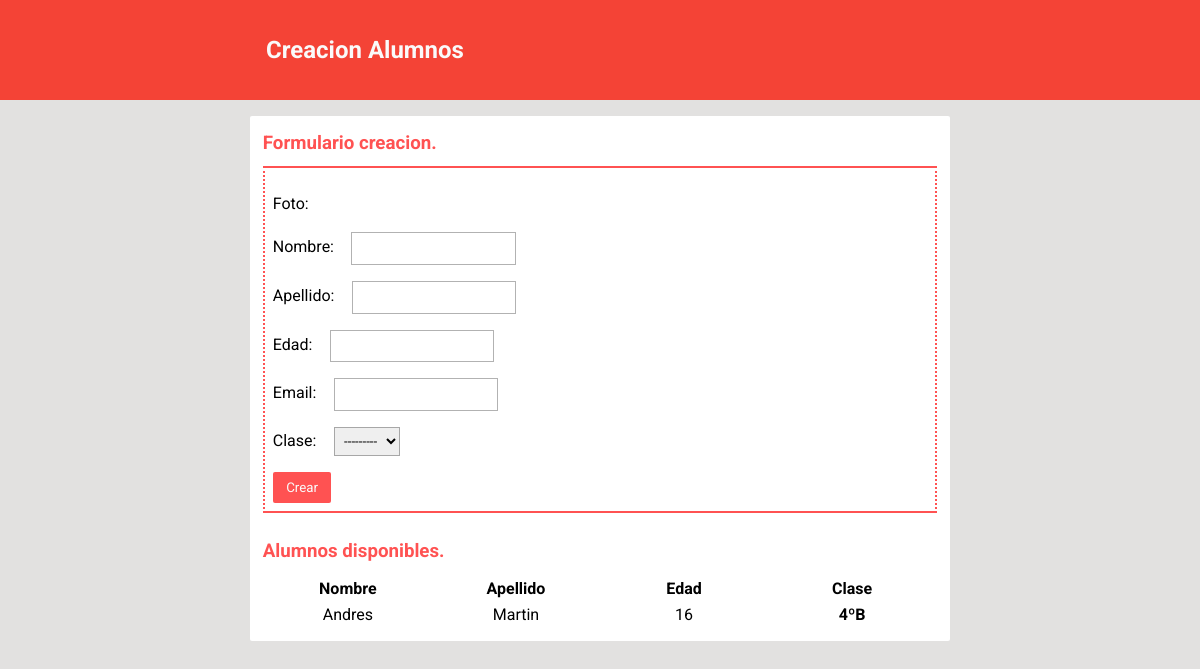
The page /setup/crearAlumnos/ on the database its author committed.
### setup/models.py (models this page shows, shortened)
class Alumno(models.Model):
    foto = models.ImageField(blank=True)
    nombre = models.CharField(max_length=50)
    apellido = models.CharField(max_length=50)
    edad = models.DecimalField(max_digits=3, decimal_places=0)
    email = models.EmailField()
    username = models.CharField(max_length=101)
    password = models.CharField(max_length=20)
    token = models.CharField(max_length=40)
    clase = models.ForeignKey(Clase)
    class Meta:
        verbose_name = "Alumno"
        verbose_name_plural = "Alumnos"

class Clase(models.Model):
    gradoEducacionChoices = (
        ('INF', 'Infantil'),
        ('PRM', 'Primaria'),
        ('ESO', 'Secundaria'),
        ('BAC', 'Bachillerato'),
    )
    gradoEducacion = models.CharField(
        max_length=3,
        choices=gradoEducacionChoices
    )
    curso = models.DecimalField(max_digits=1, decimal_places=0)
    letra = models.CharField(max_length=1, blank=True)
    tutor = models.OneToOneField(Profesor)
    asignaturas = models.ManyToManyField(Asignatura)
    class Meta:
        verbose_name = "Clase"
        verbose_name_plural = "Clases"
    def __str__(self):
        cursoInt = str(self.curso)
        return cursoInt + "º" + self.letra

### setup/views.py (the view)
def crearAlumnosView(request):  # VISTA
    if request.method == 'POST':
        datosFormulario = request.POST
        formUsuario = AlumnoForm(datosFormulario)
        if formUsuario.is_valid():
            guardarUsuario(formUsuario)
            return HttpResponseRedirect('/setup/crearAlumnos')
    context = crearContextoAlumno()
    return render(request, setupTemplate, context)

### setup/forms.py
class AlumnoForm(forms.ModelForm):
    class Meta:
        model = Alumno
        exclude = ['username', 'password', 'token']

### setup/views.py (called while the page is built)
def crearContextoAlumno():
    formAlumno = AlumnoForm()
    todosAlumnos = Alumno.objects.all().order_by('id')
    context = {
        'form': formAlumno,
        'todosAlumnos': todosAlumnos,
        'tipoFormulario': 'Alumnos'
    }
    return context

### templates/setup.html (shortened to what this page needs)
{% load static %}
<!DOCTYPE HTML>
<html lang="es">
<head>
    <link rel="stylesheet" href="//cdn.materialdesignicons.com/2.0.46/css/materialdesignicons.min.css">
	<link rel="stylesheet" href="{% static "css/setup.css" %}">
</head>
<body>
	{% if form %}
		<header id="pageTitle">
	        <div>
	            <h2>Creacion {{ tipoFormulario }}</h2>
	        </div>
	    </header>
	    <div id="container">
	    	<h3>Formulario creacion.</h3>
			<form method="post" id="creationForm">
				{{ form.as_p }}
				<input type="submit" value="Crear" />
			</form>
	    	<br>
	    	<h3>{{ tipoFormulario }} disponibles.</h3>
			<table style="width:100%">
				{% if tipoFormulario == "Alumnos" %}
					<tr>
						<th>Nombre</th>
						<th>Apellido</th>
						<th>Edad</th>
						<th>Clase</th>
					</tr>
					{% for alumno in todosAlumnos %}
						<tr>
							<td>{{ alumno.nombre }}</td>
							<td>{{ alumno.apellido }}</td>
							<td>{{ alumno.edad }}</td>
							<th>{{ alumno.clase }}</th>
						</tr>
					{% endfor %}
				{% endif %}
			</table>
	    </div>
	{% endif %}
</body>
</html>

### static/css/setup.css (style rules this page uses)
* { margin: 0; padding: 0; border: 0; box-sizing: border-box; font-family: 'Roboto', sans-serif; outline: none; text-decoration: none; line-height: 1.5; }
body { background-color: #e2e1e0; }
#pageTitle { background-color: #F44336; color: #fafafa; padding: 1em; text-align: center; position: relative; }
#pageTitle>div { width: 90%; max-width: 700px; display: flex; margin: 1em auto; }
#container { width: 90%; max-width: 700px; background-color: #fff; margin: 1em auto; list-style: none; padding: 0.8em; border-radius: 2px; }
#container>h3 { color: #FF5252; margin-bottom: 0.5em; }
#creationForm { border: 2px solid #FF5252; padding: 0.5em; border-top-style: solid; border-right-style: dotted; border-bottom-style: solid; border-left-style: dotted; }
#creationForm>p { -webkit-margin-before: 1em; -webkit-margin-after: 1em; -webkit-margin-start: 0px; -webkit-margin-end: 0px; }
input[type=submit] { background-color: #FF5252; color: #fafafa; padding: 0.4em 1em; border-radius: 2px; cursor: pointer; }
#creationForm>p>input, #creationForm>p>select { border: 1px solid rgba(0,0,0,.3); padding: 0.4em; margin-left: 1em; }
table { table-layout: fixed; width: 100%; text-align: center; }

### rows shown on the page
Alumno: nombre "Andres", apellido "Martin", edad "16", clase "4ºB"

### other values the page prints
{{ tipoFormulario }} "Alumnos"
